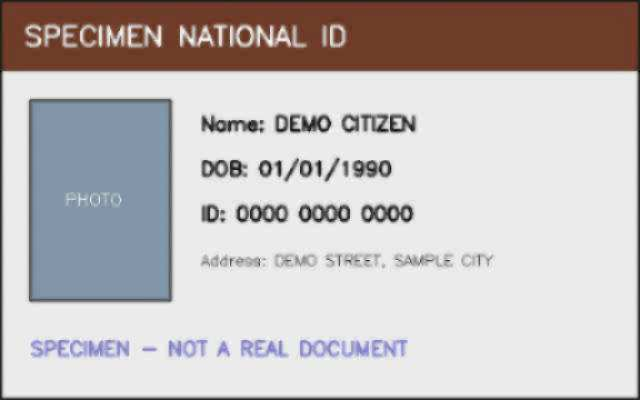
#> input picture samples/sample_whatsapp_forward.jpg, 640 x 400 px, given in place of out.png, which was not available
$ python ela_detector.py out.png
#> lines starting #> are read from the running program, lines starting #| are printed output that depends on the picture; after the words box and inside, x2 and y2 are one past the last pixel; in counts of white or black regions, pixels touching at a corner belong together; pictures that were not available may be replaced by others from this repository, and a replacement may not be noted
"""
Error Level Analysis (ELA) Tamper Detection — Feature #3.

How ELA works:
  A genuine, single-source JPEG has a roughly uniform compression error
  across the whole frame, because every region has been through the same
  number of compression passes. When a region is spliced in from another
  image (or edited and re-saved), that patch has a *different* compression
  history than the rest of the document. Re-saving the whole image at a
  known quality (e.g. 90%) and diffing against the original exaggerates
  those inconsistencies — spliced/edited regions "light up" brighter than
  their surroundings in the difference map.

This module:
  1. Loads the image and re-encodes it to JPEG at a fixed quality.
  2. Computes the per-pixel absolute difference (the raw ELA signal).
  3. Amplifies and colorizes that difference into a heatmap for the UI.
  4. Extracts a 0.0-1.0 tamper_score and bounding boxes of the most
     suspicious high-error regions, so the fusion engine and UI don't have
     to re-derive them from the raw heatmap.

Notes / limitations (worth surfacing to an officer, not hiding):
  - ELA is a heuristic, not proof. Scanned documents, heavy re-compression
    by messaging apps, or low-quality source photos can all raise the
    apparent tamper_score without actual forgery. It should feed into the
    fused Trust Score alongside OCR and face-match signals, not be used
    alone to reject a document.
  - Works best on JPEG inputs. PNGs have no native compression-artifact
    history, so this function still runs (by round-tripping through JPEG)
    but the signal is inherently weaker/noisier — this is reflected by
    widening the noise-floor threshold for non-JPEG sources.
"""
from __future__ import annotations

import io
import os
from dataclasses import dataclass

import cv2
import numpy as np
from PIL import Image

# --- Tunables -----------------------------------------------------------
ELA_JPEG_QUALITY = 90
ELA_AMPLIFICATION = 15          # multiplies the raw diff so it's visible in the heatmap
MIN_REGION_AREA_PX = 400        # ignore tiny noise blobs when finding suspicious regions
MAX_REGIONS_RETURNED = 8
# Tamper score is derived from the max of a global high-percentile signal and
# the strongest localized region's error, normalized against these bounds
# (tuned empirically for ID-card scans).
SCORE_LOW_BOUND = 4.0
SCORE_HIGH_BOUND = 55.0
# Background (non-suspicious-region) noise floor above which we flag the
# image as having gone through heavy/repeated JPEG re-compression — e.g. an
# ID photographed once, then forwarded through WhatsApp/Telegram a few times,
# each hop re-encoding the whole frame at a lower quality. This is measured
# from the *source* image's own JPEG quantization table (see
# `_assess_compression_warning`), not from the ELA diff map: heavy prior
# compression actually *flattens* high-frequency detail, which tends to
# reduce, not increase, the residual diff our own 90%-quality re-save
# produces — so the diff map itself is an inverted, unreliable signal for
# this specific check.
COMPRESSION_WARNING_QUANT_MEAN_THRESHOLD = 15.0  # roughly below source JPEG quality ~85
COMPRESSION_WARNING_MESSAGE = (
    "High compression detected. ELA score should be evaluated alongside "
    "OCR and face-match verification."
)


@dataclass
class ELARegion:
    x: int
    y: int
    width: int
    height: int
    mean_error: float


def _load_image_bgr(image_path: str) -> np.ndarray:
    img = cv2.imread(image_path, cv2.IMREAD_COLOR)
    if img is None:
        raise ValueError(f"Could not read image at {image_path}. Is it a valid JPEG/PNG?")
    return img


def _is_jpeg(image_path: str) -> bool:
    ext = os.path.splitext(image_path)[1].lower()
    return ext in (".jpg", ".jpeg")


def _recompress_and_diff(img_bgr: np.ndarray, quality: int = ELA_JPEG_QUALITY) -> np.ndarray:
    """Re-save at a fixed JPEG quality in-memory and return the per-pixel
    absolute difference (grayscale, uint8) against the original."""
    pil_img = Image.fromarray(cv2.cvtColor(img_bgr, cv2.COLOR_BGR2RGB))

    buffer = io.BytesIO()
    pil_img.save(buffer, "JPEG", quality=quality)
    buffer.seek(0)
    recompressed = Image.open(buffer).convert("RGB")
    recompressed_bgr = cv2.cvtColor(np.array(recompressed), cv2.COLOR_RGB2BGR)

    diff = cv2.absdiff(img_bgr, recompressed_bgr)
    diff_gray = cv2.cvtColor(diff, cv2.COLOR_BGR2GRAY)
    return diff_gray


def _build_heatmap(diff_gray: np.ndarray) -> np.ndarray:
    """Amplify the diff and apply a color map so tampered regions stand out
    visually (JET: blue = low error, red = high error)."""
    amplified = np.clip(diff_gray.astype(np.float32) * ELA_AMPLIFICATION, 0, 255).astype(np.uint8)
    heatmap = cv2.applyColorMap(amplified, cv2.COLORMAP_JET)
    return heatmap


def _overlay_heatmap(original_bgr: np.ndarray, heatmap: np.ndarray, alpha: float = 0.55) -> np.ndarray:
    if original_bgr.shape[:2] != heatmap.shape[:2]:
        heatmap = cv2.resize(heatmap, (original_bgr.shape[1], original_bgr.shape[0]))
    return cv2.addWeighted(original_bgr, 1 - alpha, heatmap, alpha, 0)


def _find_suspicious_regions(diff_gray: np.ndarray) -> list[ELARegion]:
    """Threshold the raw diff map and return bounding boxes of the highest-
    error connected components, sorted by mean error descending."""
    # Otsu gives an adaptive threshold rather than a hardcoded magic number.
    _, thresh = cv2.threshold(diff_gray, 0, 255, cv2.THRESH_BINARY + cv2.THRESH_OTSU)
    thresh = cv2.morphologyEx(thresh, cv2.MORPH_OPEN, np.ones((3, 3), np.uint8))

    contours, _ = cv2.findContours(thresh, cv2.RETR_EXTERNAL, cv2.CHAIN_APPROX_SIMPLE)

    regions: list[ELARegion] = []
    for c in contours:
        area = cv2.contourArea(c)
        if area < MIN_REGION_AREA_PX:
            continue
        x, y, w, h = cv2.boundingRect(c)
        mask = np.zeros(diff_gray.shape, dtype=np.uint8)
        cv2.drawContours(mask, [c], -1, 255, thickness=cv2.FILLED)
        mean_error = float(cv2.mean(diff_gray, mask=mask)[0])
        regions.append(ELARegion(x=int(x), y=int(y), width=int(w), height=int(h), mean_error=mean_error))

    regions.sort(key=lambda r: r.mean_error, reverse=True)
    return regions[:MAX_REGIONS_RETURNED]


def _compute_tamper_score(
    diff_gray: np.ndarray,
    is_jpeg_source: bool,
    regions: list[ELARegion],
    score_low_bound: float,
    score_high_bound: float,
) -> float:
    """Map the ELA error signal onto a 0.0-1.0 tamper score.

    A pure global percentile (e.g. p95 of the whole frame) under-detects
    realistic forgeries: a spliced photo or altered number field is often a
    small fraction of a full ID-card image, so it gets diluted by the
    uniform background before it reaches the top percentiles. To catch
    localized tampering, the score takes the *max* of:
      (a) a global high-percentile signal (p99) — catches broad, frame-wide
          recompression inconsistencies, and
      (b) the strongest connected-component's mean error from
          `_find_suspicious_regions` — catches small, localized splices.

    Non-JPEG sources get a wider noise floor since they lack a native
    compression-artifact baseline, which otherwise inflates false positives.
    """
    p99 = float(np.percentile(diff_gray, 99))
    strongest_region_error = max((r.mean_error for r in regions), default=0.0)
    raw_signal = max(p99, strongest_region_error)

    low = score_low_bound if is_jpeg_source else score_low_bound * 1.8
    high = score_high_bound if is_jpeg_source else score_high_bound * 1.3

    normalized = (raw_signal - low) / max(high - low, 1e-6)
    return float(np.clip(normalized, 0.0, 1.0))


def _assess_compression_warning(image_path: str, quant_mean_threshold: float) -> tuple[bool, str]:
    """
    Distinguish "this file has already been through heavy/repeated JPEG
    re-compression" (e.g. an ID photo forwarded through several rounds of
    WhatsApp/Telegram, each hop re-encoding at a lower quality) from a
    fresh, single-generation photo or scan.

    Reads the *source* image's own luminance quantization table directly —
    larger quantization step sizes mean a lower encoding quality was used
    upstream, before this file ever reached us. This is a more reliable
    signal than the ELA diff map for this purpose: heavy prior compression
    destroys high-frequency detail, so a further 90%-quality re-save has
    less residual detail to disturb and can actually produce a *smaller*
    diff — the opposite of what "high compression" would naively suggest by
    looking at the ELA output alone.

    Returns (compression_warning, forensic_notes). Non-JPEG sources (no
    quantization table available) return (False, "") — CLAHE/PNG inputs
    aren't assessed by this check.
    """
    try:
        with Image.open(image_path) as im:
            qtables = getattr(im, "quantization", None)
            if not qtables or 0 not in qtables:
                return False, ""
            luma_quant_mean = float(np.mean(qtables[0]))
    except Exception:
        return False, ""

    if luma_quant_mean > quant_mean_threshold:
        return True, COMPRESSION_WARNING_MESSAGE
    return False, ""


def run_ela_analysis(
    image_path: str,
    output_dir: str = "app/static/ela_outputs",
    quality: int = ELA_JPEG_QUALITY,
    score_low_bound: float = SCORE_LOW_BOUND,
    score_high_bound: float = SCORE_HIGH_BOUND,
    compression_quant_threshold: float = COMPRESSION_WARNING_QUANT_MEAN_THRESHOLD,
) -> dict:
    """
    Main entry point. Runs the full ELA pipeline against a single image and
    returns a dict matching schemas.screening.ELAResult's fields.

    `quality`, `score_low_bound`, `score_high_bound`, and
    `compression_quant_threshold` default to this module's tuned constants,
    but are overridable so the API layer can wire them to
    app.core.config.settings (env-configurable) without this module itself
    needing a pydantic dependency — keeps it runnable standalone via
    `python -m app.services.ela_detector <image>` for quick calibration
    against new sample data.

        {
            "tamper_score": float (0.0-1.0),
            "heatmap_path": str,
            "compression_warning": bool,
            "forensic_notes": str,
            "suspicious_regions": [{"x": int, "y": int, "width": int,
                                     "height": int, "mean_error": float}, ...]
        }

    Raises ValueError if the image can't be read.
    """
    os.makedirs(output_dir, exist_ok=True)

    original = _load_image_bgr(image_path)
#> in _load_image_bgr, img is the input picture: shape (400, 640, 3); mean B, G, R 186.7, 187.1, 193.1
    diff_gray = _recompress_and_diff(original, quality=quality)
#> in _recompress_and_diff, `diff_gray = cv2.cvtColor(diff, cv2.COLOR_BGR2GRAY)`:
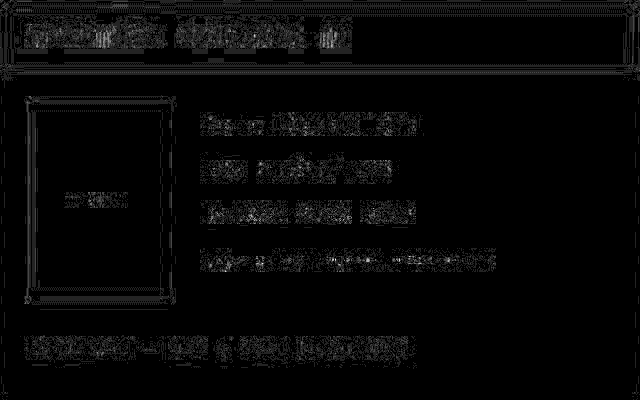
#> diff_gray: shape (400, 640); min 0, max 7, mean 0.194; drawn with min black and max white

    heatmap = _build_heatmap(diff_gray)
#> in _build_heatmap, `amplified = np.clip(diff_gray.astype(np.float32) * ELA_AMPLIFICATION, ..`:
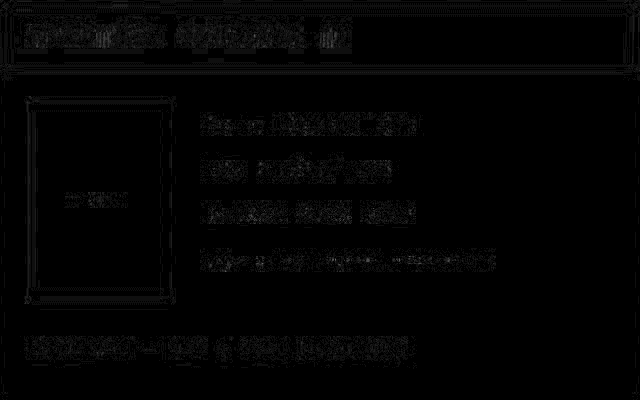
#> amplified: shape (400, 640); min 0, max 105, mean 2.9
#> in _build_heatmap, `heatmap = cv2.applyColorMap(amplified, cv2.COLORMAP_JET)`:
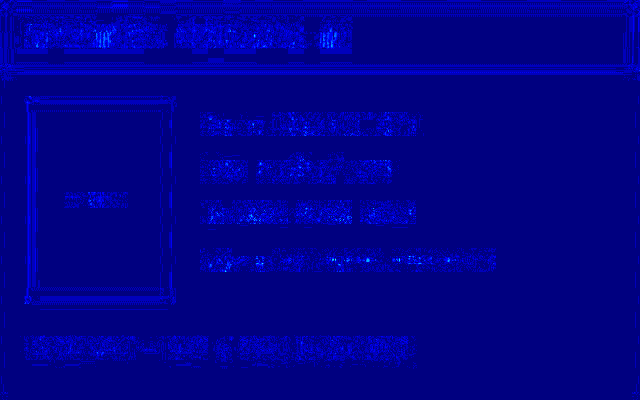
#> heatmap: shape (400, 640, 3); mean B, G, R 139.4, 0.2, 0
    overlay = _overlay_heatmap(original, heatmap)
#> in _overlay_heatmap, `return cv2.addWeighted(original_bgr, 1 - alpha, heatmap, alpha, 0)`:
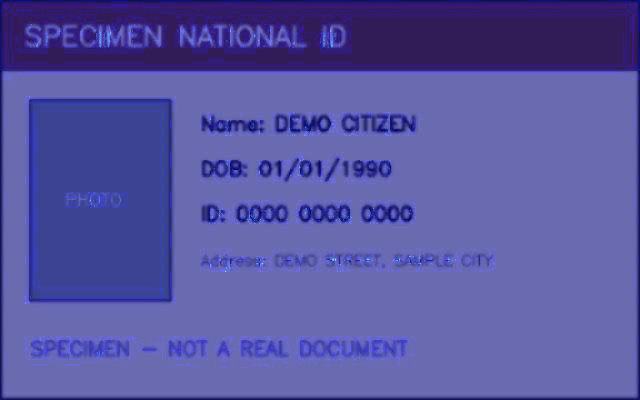
#> returned value: shape (400, 640, 3); mean of channels 0, 1, 2 160.6, 84.5, 87.1; drawn as B, G, R

    base_name = os.path.splitext(os.path.basename(image_path))[0]
    heatmap_filename = f"{base_name}_ela_heatmap.png"
    heatmap_path = os.path.join(output_dir, heatmap_filename)
    cv2.imwrite(heatmap_path, overlay)

    regions = _find_suspicious_regions(diff_gray)
#> in _find_suspicious_regions, `_, thresh = cv2.threshold(diff_gray, 0, 255, cv2.THRESH_BINARY + cv2.T..`:
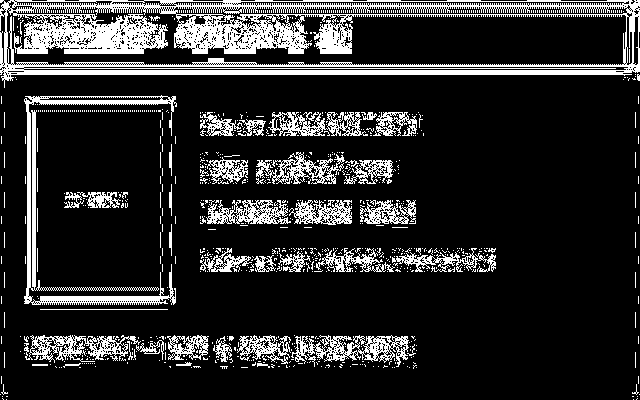
#> thresh: shape (400, 640); 16.7% white; 864 white regions (814 under 20 px), largest, box (x1, y1, x2, y2) and area: (0, 0, 640, 88) 20474, (24, 95, 177, 305) 3899, (291, 335, 409, 367) 1630
#> in _find_suspicious_regions, `thresh = cv2.morphologyEx(thresh, cv2.MORPH_OPEN, np.ones((3, 3), np.u..`:
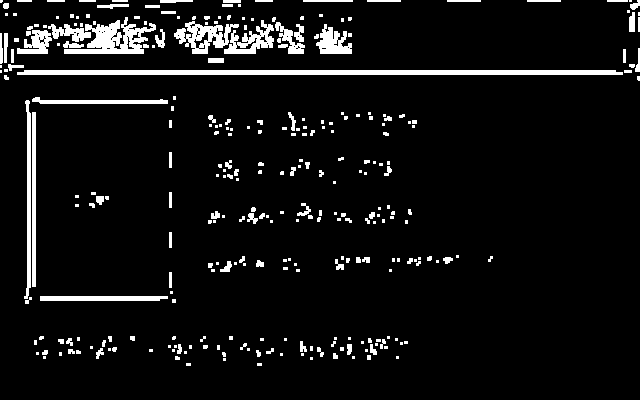
#> thresh: shape (400, 640); 6.8% white; 299 white regions (182 under 20 px)
#> in _find_suspicious_regions, `contours, _ = cv2.findContours(thresh, cv2.RETR_EXTERNAL, cv2.CHAIN_AP..`: contours = 299 contours, 235 with area under 20; largest, box (x1, y1, x2, y2) and area: (17, 70, 623, 75) 2393, (64, 17, 156, 54) 1436, (174, 21, 239, 54) 938, (224, 20, 274, 54) 702, (24, 100, 31, 299) 578
#> the loop in _find_suspicious_regions, `for c in contours:` made 299 passes
#> area on passes 27, 29, 39: 31.5, 21.5, 33.5
#> after the loop in _find_suspicious_regions, `for c in contours:`:
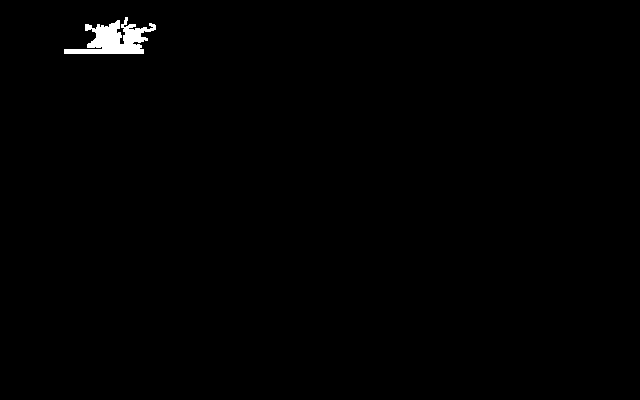
#> mask: shape (400, 640); 0.64% white; 1 white region, box (x1, y1, x2, y2) and area: (64, 17, 156, 54) 1650
#> after the loop in _find_suspicious_regions, `for c in contours:`: regions = 10 items
#> regions = 8 items
    tamper_score = _compute_tamper_score(
        diff_gray,
        is_jpeg_source=_is_jpeg(image_path),
        regions=regions,
        score_low_bound=score_low_bound,
        score_high_bound=score_high_bound,
    )
#> in _compute_tamper_score, `p99 = float(np.percentile(diff_gray, 99))`: p99 = 2
#> in _compute_tamper_score, `strongest_region_error = max((r.mean_error for r in regions), default=..`: strongest_region_error = 1.56
#> in _compute_tamper_score, `raw_signal = max(p99, strongest_region_error)`: raw_signal = 2
#> in _compute_tamper_score, `normalized = (raw_signal - low) / max(high - low, 1e-6)`: normalized = -0.0809
#> tamper_score = 0
    compression_warning, forensic_notes = _assess_compression_warning(image_path, compression_quant_threshold)
#> in _assess_compression_warning, `qtables = getattr(im, "quantization", None)`: qtables = 2 items
#> in _assess_compression_warning, `luma_quant_mean = float(np.mean(qtables[0]))`: luma_quant_mean = 51.92

    return {
        "tamper_score": round(tamper_score, 4),
        "heatmap_path": heatmap_path,
        "compression_warning": compression_warning,
        "forensic_notes": forensic_notes,
        "suspicious_regions": [
            {
                "x": r.x,
                "y": r.y,
                "width": r.width,
                "height": r.height,
                "mean_error": round(r.mean_error, 2),
            }
            for r in regions
        ],
    }


if __name__ == "__main__":
    # Quick manual smoke test:
    #   python -m app.services.ela_detector /path/to/sample_id.jpg
    import sys

    if len(sys.argv) < 2:
        print("Usage: python -m app.services.ela_detector <image_path>")
        raise SystemExit(1)

    result = run_ela_analysis(sys.argv[1])
#> result = 5 items
    print(f"Tamper score : {result['tamper_score']}")
#| Tamper score : 0.0
    print(f"Compression warning: {result['compression_warning']}")
#| Compression warning: True
    if result["forensic_notes"]:
        print(f"Forensic notes: {result['forensic_notes']}")
#| Forensic notes: High compression detected. ELA score should be evaluated alongside OCR and face-match verification.
    print(f"Heatmap saved: {result['heatmap_path']}")
#| Heatmap saved: app/static/ela_outputs/out_ela_heatmap.png
    print(f"Suspicious regions found: {len(result['suspicious_regions'])}")
#| Suspicious regions found: 8
    for i, region in enumerate(result["suspicious_regions"], 1):
        print(f"  [{i}] {region}")
#> this loop made 8 passes
#|   [1] {'x': 316, 'y': 24, 'width': 36, 'height': 30, 'mean_error': 1.56}
#|   [2] {'x': 64, 'y': 17, 'width': 92, 'height': 37, 'mean_error': 1.36}
#|   [3] {'x': 24, 'y': 100, 'width': 7, 'height': 199, 'mean_error': 1.31}
#|   [4] {'x': 17, 'y': 30, 'width': 35, 'height': 24, 'mean_error': 1.27}
#|   [5] {'x': 224, 'y': 20, 'width': 50, 'height': 34, 'mean_error': 1.25}
#|   [6] {'x': 174, 'y': 21, 'width': 65, 'height': 33, 'mean_error': 1.21}
#|   [7] {'x': 32, 'y': 112, 'width': 4, 'height': 175, 'mean_error': 1.14}
#|   [8] {'x': 17, 'y': 70, 'width': 606, 'height': 5, 'mean_error': 1.1}
